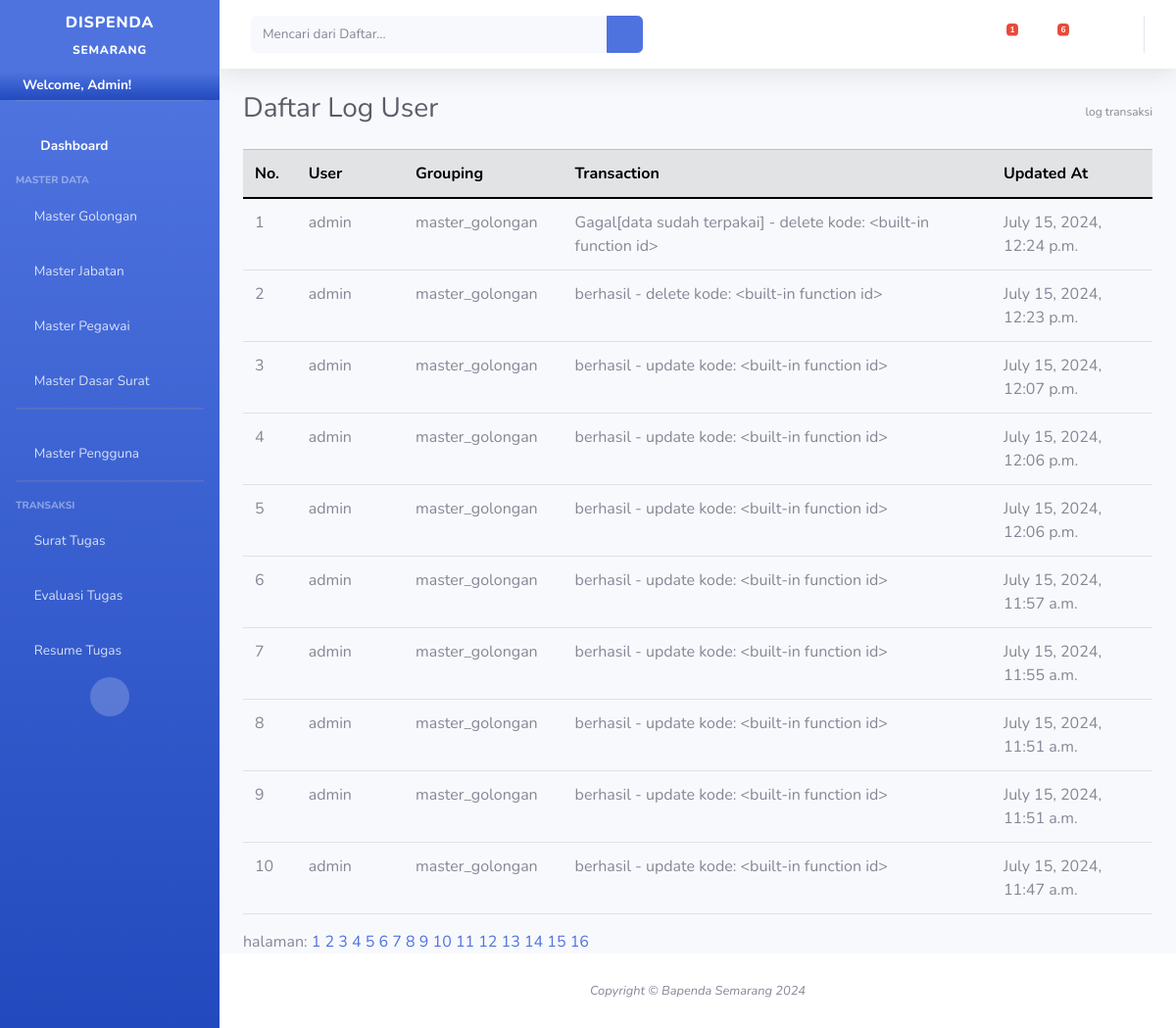
The page /logs/ (signed in) on the database as committed earlier.
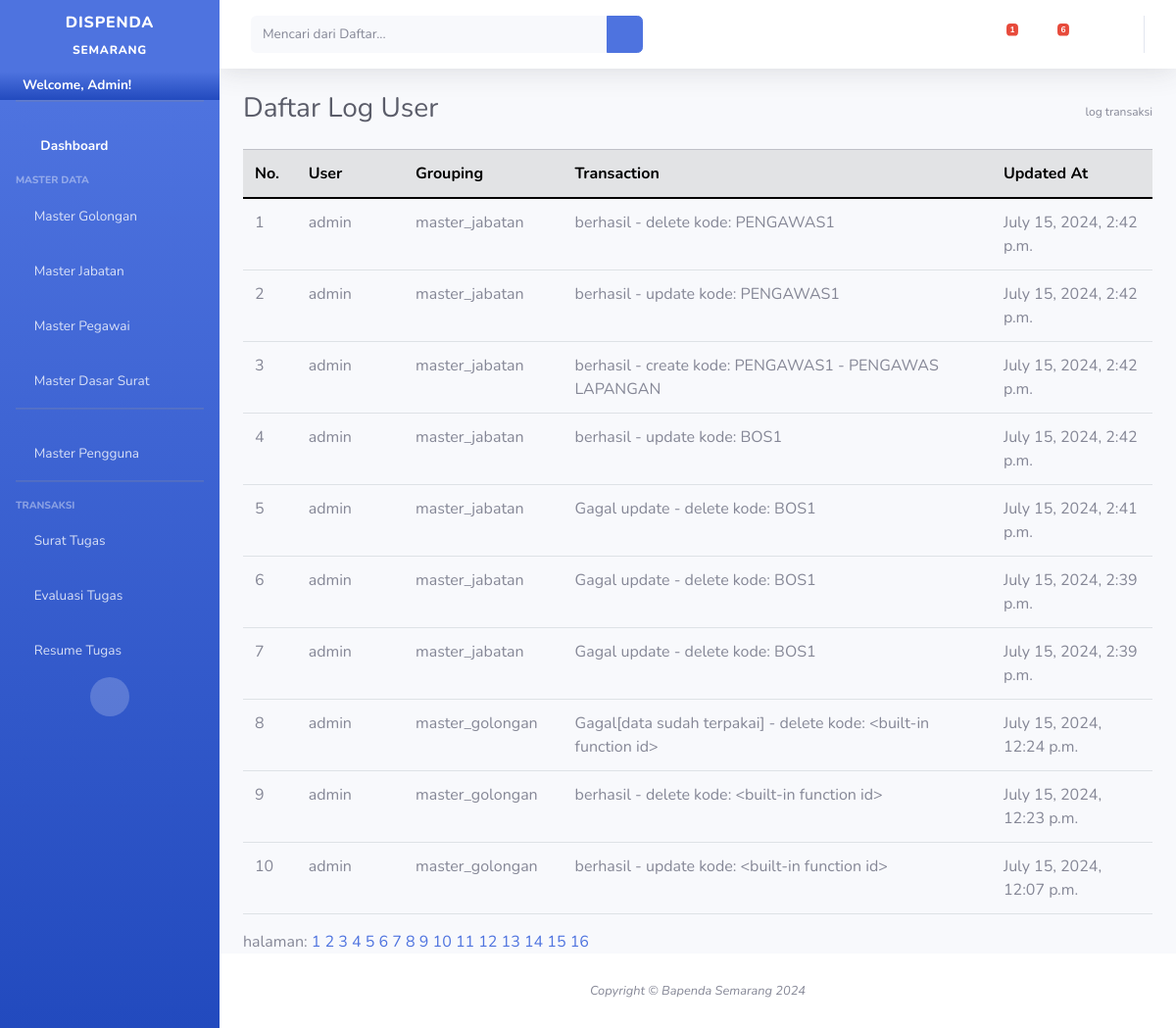
The same page on the database as committed later.
### surat_tugas/models.py (models this page shows, shortened)
class Logging(models.Model):
    updatedAt = models.DateTimeField(auto_now_add=True,null=True)
    user = models.ForeignKey(Pengguna,on_delete=models.RESTRICT)
    grouping = models.CharField(max_length=200,null=False,blank=True)
    transaction = models.CharField(max_length=250,null=False,blank=True,default="")

class Pengguna(AbstractUser):
    updatedAt = models.DateTimeField(auto_now_add=True,null=True)
    updatedBy = models.CharField(max_length=20,null=True,blank=True)
    is_edit = models.BooleanField(default=False)
    is_delete = models.BooleanField(default=False)
    is_create = models.BooleanField(default=True)
    email = models.CharField(max_length=100,blank=True,null=True,unique=True)

### cms/views.py (the view)
# urls.py: path('logs/',displayLog,name="displayLog"),
def displayLog(request):
	if(request.user.is_authenticated != True):
		return HttpResponseRedirect('/auth/')
	if(request.user.is_superuser !=True):
		return HttpResponseRedirect('/')
	print(request.GET.dict())
	try:
		page=request.GET['page']
	except:
		page=1
	if page==None:
		page=1
	listLogging = Logging.objects.all().order_by('-updatedAt')
	p=Paginator(listLogging,10)
	try:
		halaman = p.page(page)
	except:
		halaman = p.page(1)
	context={
		'lists':halaman,
		'paginator':p,
		'menuname':'Daftar Log User',
		'pathway':'log transaksi',
		'username':request.user.username,
		'mywebsite': '/logs/',
		'pending_surat':getPendingSurat(),
		'pending_lhe':getPendingLHE()
	}
	return render(request,'master/display_logging.html',context)

### cms/views.py (called while the page is built)
def getPendingSurat():
	return TrxSuratTugas.objects.all().filter(submit=False)

def getPendingLHE():
	return headerLHE.objects.all().filter(submit=False)

### surat_tugas/models.py (called while the page is built)
    def __str__(self):
        return self.nomor_surat

### templates/master/display_logging.html
{% extends 'base.html'%}
{% load static %}
{% block contents%}
<div style="text-wrap: wrap; overflow-x: scroll;">
<table class="table  table-hover">
     <thead class="table-secondary">
        <th style="width:50px">No.</th>
        <th style="width:100px">User</th>
        <th style="width:100px">Grouping</th>
        <th style="width:400px">Transaction</th>
        <th style="width:150px">Updated At</th>
    </thead>
    {% for list in lists%}
    <tr>
        <td>{{forloop.counter}}</td>
        <td>{{list.user.username}}</td>
        <td>{{list.grouping}}</td>
        <td>{{list.transaction}}</td>
        <td>{{list.updatedAt}}</td>
    </tr>
    {% endfor%}
</table>
</div>
<div>
    halaman:
    {% for hal in paginator.page_range%}
        <a class="button" href="{% url 'displayLog'%}?page={{hal}}">{{hal}}</a>
    {% endfor %}
</div>
{% endblock%}

Rows that differ between the two databases and show on the page:
no longer on this page (row unchanged): Logging: user.username "admin", grouping "master_golongan", transaction "berhasil - update kode: <built-in function id>", updatedAt "July 15, 2024, 12:06 p.m."
no longer on this page (row unchanged): Logging: user.username "admin", grouping "master_golongan", transaction "berhasil - update kode: <built-in function id>", updatedAt "July 15, 2024, 12:06 p.m."
no longer on this page (row unchanged): Logging: user.username "admin", grouping "master_golongan", transaction "berhasil - update kode: <built-in function id>", updatedAt "July 15, 2024, 11:57 a.m."
no longer on this page (row unchanged): Logging: user.username "admin", grouping "master_golongan", transaction "berhasil - update kode: <built-in function id>", updatedAt "July 15, 2024, 11:55 a.m."
no longer on this page (row unchanged): Logging: user.username "admin", grouping "master_golongan", transaction "berhasil - update kode: <built-in function id>", updatedAt "July 15, 2024, 11:51 a.m."
no longer on this page (row unchanged): Logging: user.username "admin", grouping "master_golongan", transaction "berhasil - update kode: <built-in function id>", updatedAt "July 15, 2024, 11:51 a.m."
no longer on this page (row unchanged): Logging: user.username "admin", grouping "master_golongan", transaction "berhasil - update kode: <built-in function id>", updatedAt "July 15, 2024, 11:47 a.m."
added Logging: user.username "admin", grouping "master_jabatan", transaction "berhasil - delete kode: PENGAWAS1", updatedAt "July 15, 2024, 2:42 p.m."
added Logging: user.username "admin", grouping "master_jabatan", transaction "berhasil - update kode: PENGAWAS1", updatedAt "July 15, 2024, 2:42 p.m."
added Logging: user.username "admin", grouping "master_jabatan", transaction "berhasil - create kode: PENGAWAS1 - PENGAWAS LAPANGAN", updatedAt "July 15, 2024, 2:42 p.m."
added Logging: user.username "admin", grouping "master_jabatan", transaction "berhasil - update kode: BOS1", updatedAt "July 15, 2024, 2:42 p.m."
added Logging: user.username "admin", grouping "master_jabatan", transaction "Gagal update - delete kode: BOS1", updatedAt "July 15, 2024, 2:41 p.m."
added Logging: user.username "admin", grouping "master_jabatan", transaction "Gagal update - delete kode: BOS1", updatedAt "July 15, 2024, 2:39 p.m."
added Logging: user.username "admin", grouping "master_jabatan", transaction "Gagal update - delete kode: BOS1", updatedAt "July 15, 2024, 2:39 p.m."
